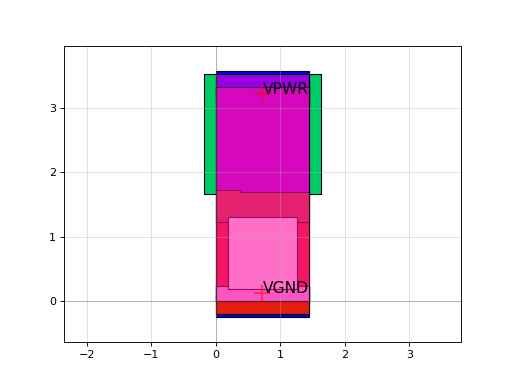

Generate this figure with Python:
import sky130

c = sky130.components.sky130_fd_sc_hs__inv_1()
c.plot()
